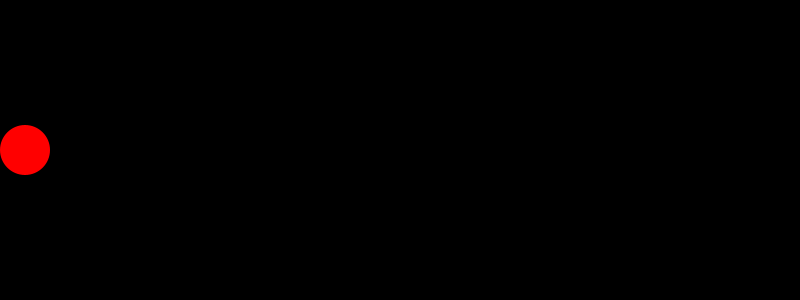
Frame 1 (no input)
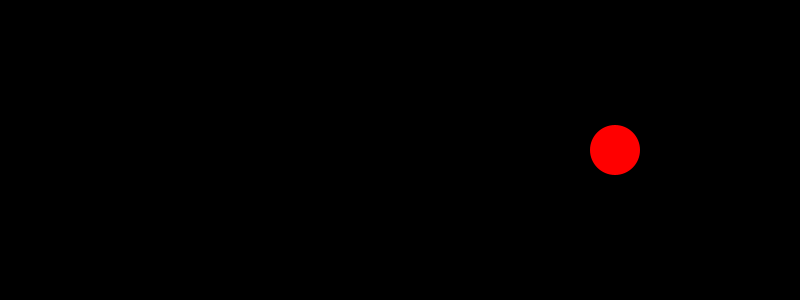
Frame 60 (the mouse pressed at the canvas centre just before this capture)
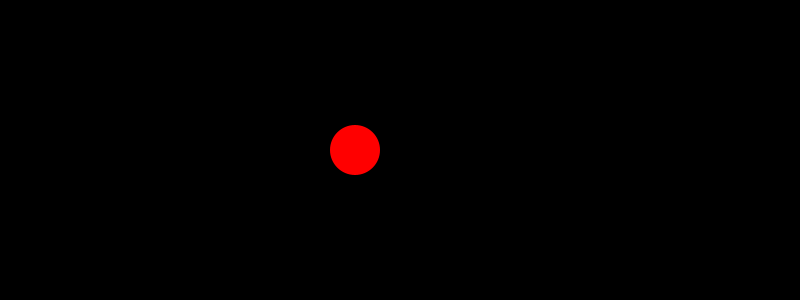
Frame 120 (the mouse held since frame 60 and released just before this capture)

The Processing sketch that drew these frames (run headless with seeded random() and noise(); from frame 60 on, the mouse is pressed at the canvas centre):

// Processing sketch: ProperDirectionControl
// ── ProperDirectionControl.pde
float x, y;
float dia;
int speed;

void setup()  {
  size(800, 300);
  smooth(4);
  background(0);
  noStroke();
  fill (255, 0, 0);
  frameRate(30);
  
  dia = 50;
  x = 0 + dia/2;
  y = height/2;  
  speed = 10;
}

void draw()  {
  background(0);
  
  ellipse(x, y, dia, dia);
  
  //Simply to get the ball rolling. Don't touch X again
  x = x + speed;
  
  //Now lets control the direction when ball hits a side(s)
  //Simply ALWAYS just multiply by negative -1. Don't need to worry
  //about positive or negative directions. Much better than 
  // speed = speed + 1 and speed = speed - 1.
  if (x > width - dia/2 || x < 0 + dia/2)  {
    speed = speed * -1;
  }
  
}
